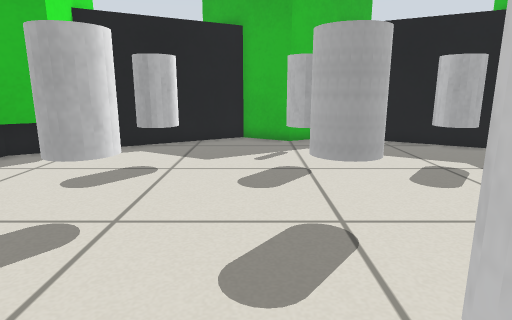
[1] (above)

12 first-person views from a walk through a world built for the Gazebo simulator. The camera is 0.57 m above the floor, tilts 12° down and sees 75° across. The floor is counted in squares, 0.25 m on a side. Each view is taken from the middle of a square. On the plan, view 1 faces up. The plan holds only what a view shows up to about 19 squares ahead; the rest is blank. The place goes on beyond the plan.

[2]
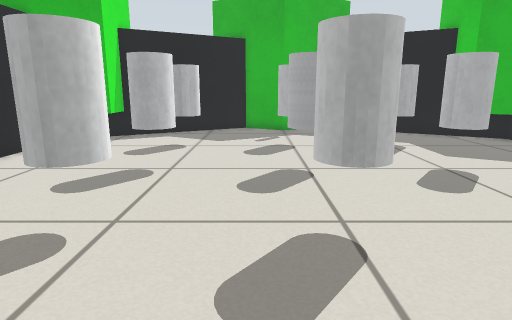

[3]
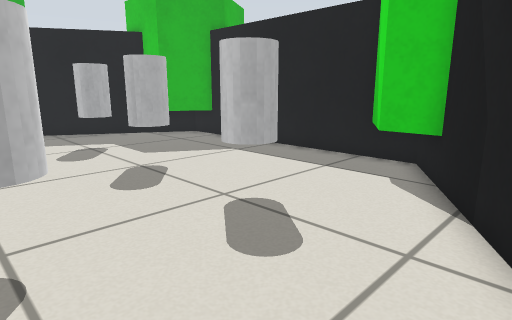

[4]
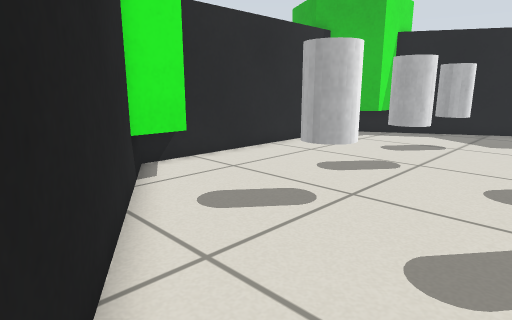

[5]
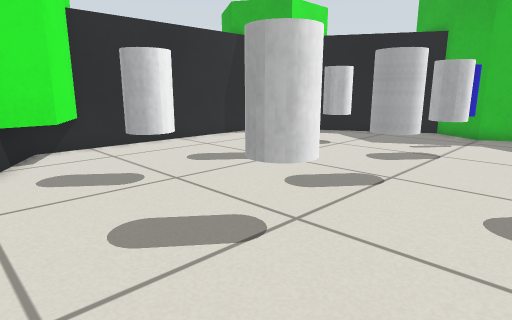

[6]
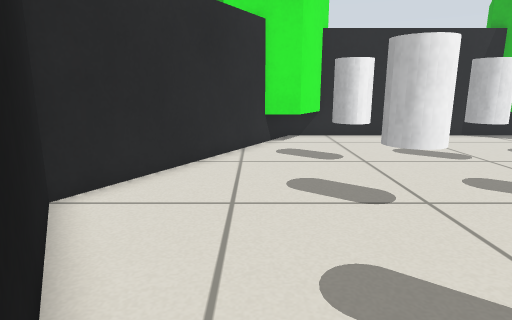

[7]
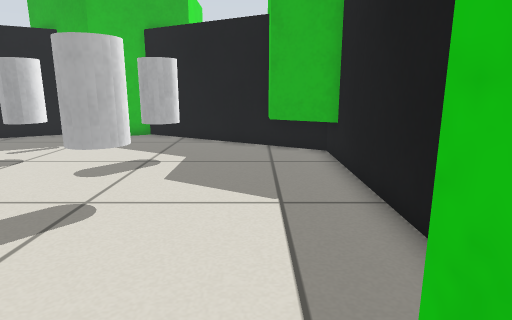

[8]
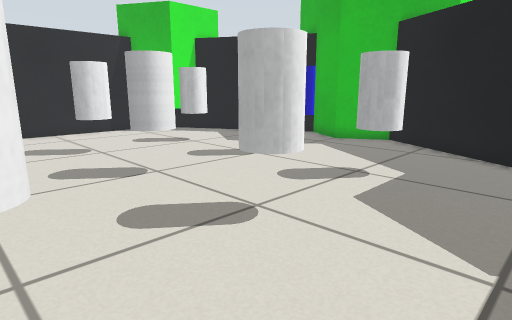

[9]
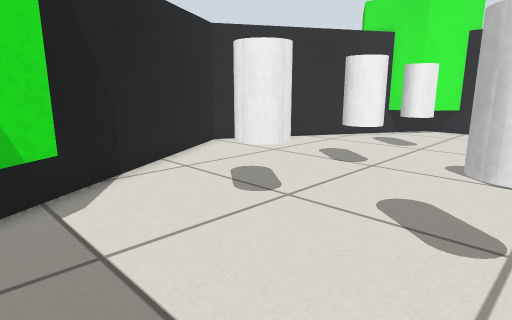

[10]
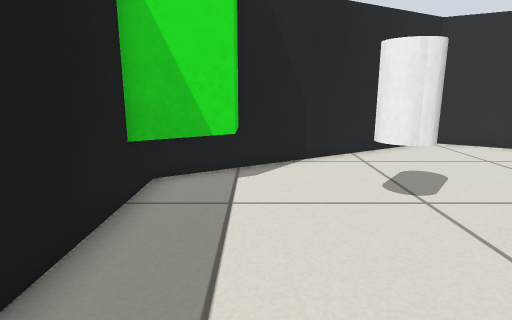

[11]
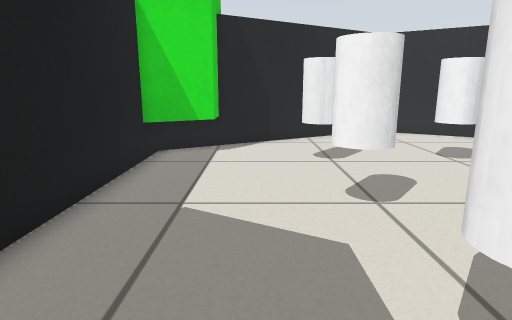

[12]
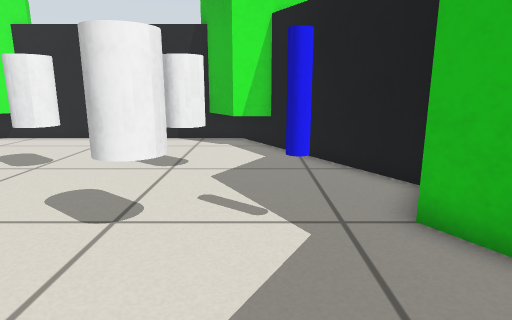

### Floor plan
Points are (right, up) in squares from view 1. A wall is a line through its corners. A room is listed if a view was taken in it or the views show most of it. See-through windows are left out.
Room 1 (views 1, 2, 3, 4, 5, 6, 7, 8, 9, 10, 11, 12)
walls: (1.5, 14.8) (-0.6, 16) (-8.7, 11.4) (-8.7, -0.4) (1.5, -6.2) (11.7, -0.4) (11.7, 11.4) (3.6, 16) (1.5, 14.8); (-8.7, 1.2) (-6.5, -0.1) (-6.5, -1.6); (-6.5, 12.6) (-6.5, 11.1) (-8.7, 9.8); (9.5, -1.6) (9.5, -0.1) (11.7, 1.2); (11.7, 9.8) (9.5, 11.1) (9.5, 12.6)
objects: white cylinder (-3, 1) to (-2, 2); white cylinder (-3, 5) to (-2, 6); white cylinder (-3, 9) to (-2, 10); white cylinder (1, 1) to (2, 2); white cylinder (1, 5) to (2, 6); white cylinder (1, 9) to (2, 10); blue pole (1, 13) to (2, 13); white cylinder (5, 1) to (6, 2); white cylinder (5, 5) to (6, 6); white cylinder (5, 9) to (6, 10)

Where each view was taken, in squares from view 1:
view 1: 0 up, 0 right, facing up
view 2: 4 down, 0 right, facing up
view 3: 4 down, 1 right, facing up-right
view 4: 5 down, 1 right, facing up-left
view 5: 3 down, 5 right, facing up-left
view 6: 2 down, 8 right, facing left
view 7: 1 down, 9 right, facing up
view 8: 1 up, 10 right, facing up-left
view 9: 6 up, 11 right, facing down-left
view 10: 8 up, 9 right, facing down
view 11: 12 up, 8 right, facing down
view 12: 12 up, 7 right, facing left
